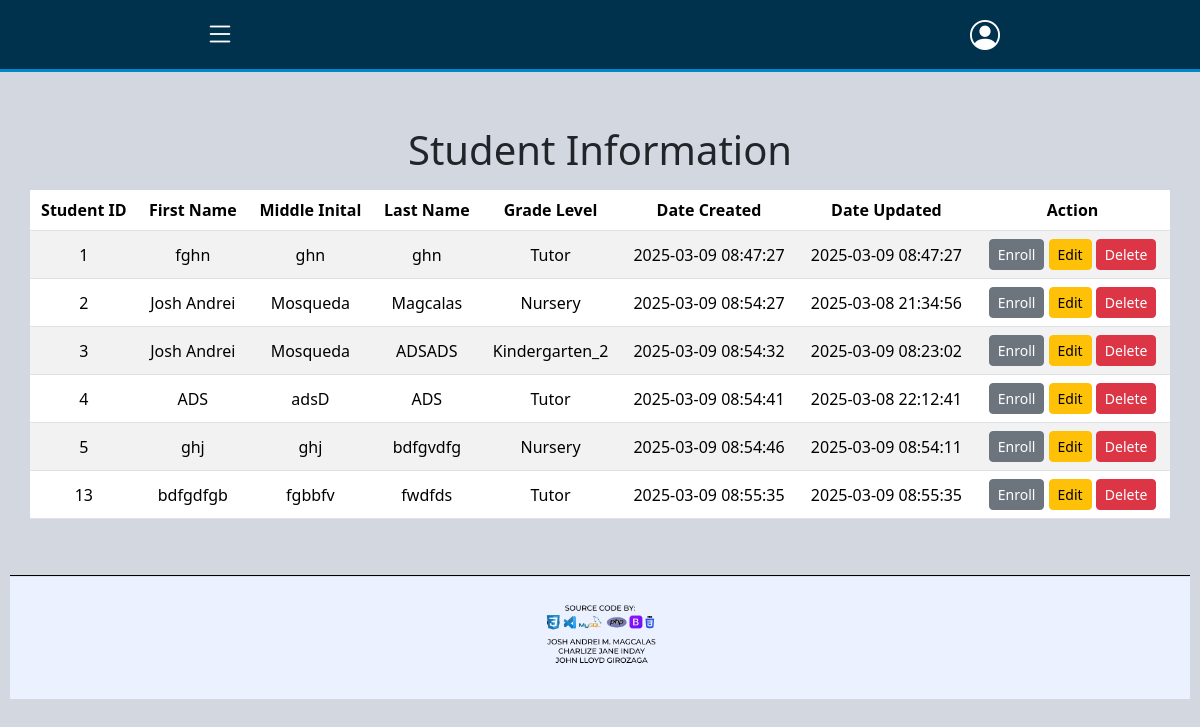
The app's page /website/student-information.php, older data.
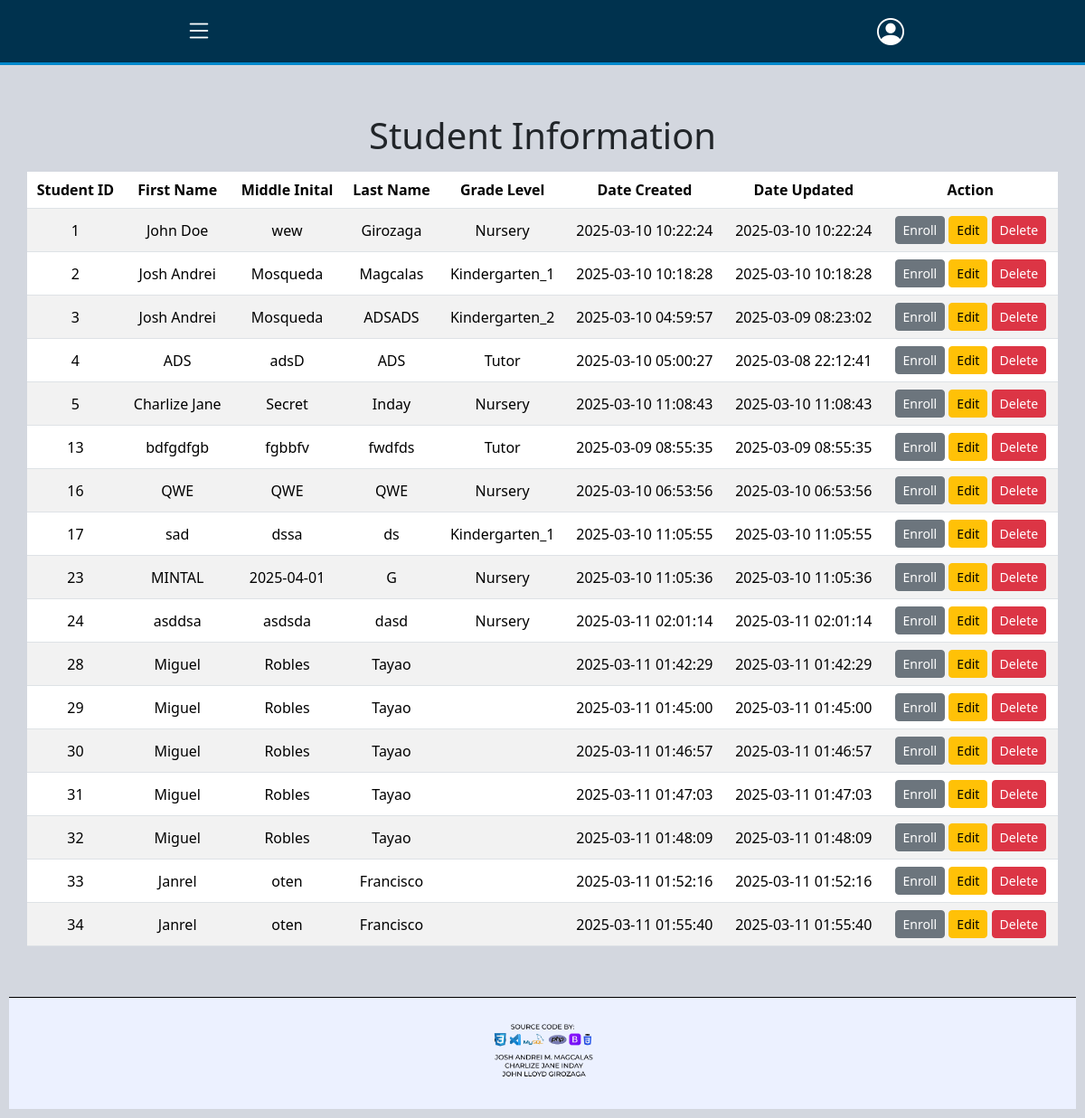
The same page, newer data.
### tables this page shows
CREATE TABLE `tbl_student_info` (
  `student_id` int(11) NOT NULL,
  `enroll_category` enum('Nursery','Kindergarten_1','Kindergarten_2','Tutor') DEFAULT NULL,
  `schoolyear` varchar(10) DEFAULT NULL,
  `last_name` varchar(50) NOT NULL,
  `first_name` varchar(100) NOT NULL,
  `middle_name` varchar(50) DEFAULT NULL,
  `address` text NOT NULL,
  `birthdate` date NOT NULL,
  `sex` enum('Male','Female') NOT NULL,
  `parent1` varchar(50) DEFAULT NULL,
  `parent1_contact` int(12) DEFAULT NULL,
  `parent2` varchar(50) DEFAULT NULL,
  `parent2_contact` int(12) DEFAULT NULL,
  `emergency_fullname` varchar(50) NOT NULL,
  `emergency_relationship` varchar(50) NOT NULL,
  `emergency_address` text NOT NULL,
  `emergency_contact_no` int(12) NOT NULL,
  `created_by` int(11) DEFAULT NULL,
  `date_created` timestamp NOT NULL DEFAULT current_timestamp() ON UPDATE current_timestamp(),
  `updated_by` int(11) DEFAULT NULL,
  `date_updated` timestamp NOT NULL DEFAULT current_timestamp(),
  `isactive` tinyint(1) NOT NULL
);

### website/student-information.php (the view, shortened to what this page needs)
<?php
include "../database/dbconnect.php";
try {
    $sql = "	SELECT
                    student_id,
                    first_name,
                    middle_name,
                    last_name,
                    enroll_category,
                    date_created,
                    date_updated
                FROM
                    tbl_student_info
                WHERE
                    isactive = 1;";
    $result = $conn->query($sql);
} catch (Exception $e) {
    echo "Error: " . $e->getMessage();
}
?>
<!DOCTYPE html>
<html lang="en">
<head>
    <link rel="stylesheet" href="/bootstrap/css/bootstrap.css">
    <link rel="stylesheet" href="/DataTables/datatables.min.css">
    <link href="https://cdn.jsdelivr.net/npm/bootstrap@5.3.2/dist/css/bootstrap.min.css" rel="stylesheet">
    <link href="https://cdn.jsdelivr.net/npm/bootstrap-icons/font/bootstrap-icons.css" rel="stylesheet">
    <link rel="stylesheet" href="https://cdnjs.cloudflare.com/ajax/libs/font-awesome/6.7.2/css/all.min.css">
    <link rel="stylesheet" href="../DataTables/datatables.css">
    <link rel="stylesheet" href="https://cdn.datatables.net/1.13.6/css/jquery.dataTables.min.css">
</head>
<body>
    <?php include"../Layouts/navbar.php"?>
    <div class="container mt-4">
        <h1 class="text-center">Student Information</h1>
            <table id="student-information" class="table table-striped mt-3">
                <thead>
                    <tr>
                        <th>Student ID</th>
                        <th>First Name</th>
                        <th>Middle Inital</th>
                        <th>Last Name</th>
                        <th>Grade Level</th>
                        <th>Date Created</th>
                        <th>Date Updated</th>
                        <th>Action</th>
                    </tr>
                </thead>
                <tbody>
                    <?php if(isset($result) && $result->num_rows > 0): ?>
                        <?php while($row = $result->fetch_assoc()): ?>
                        <tr>
                            <td> <?=$row['student_id']?> </td>
                            <td> <?=$row['first_name']?> </td>
                            <td> <?=$row['middle_name']?> </td>
                            <td> <?=$row['last_name']?> </td>
                            <td> <?=$row['enroll_category']?> </td>
                            <td> <?=$row['date_created']?> </td>
                            <td> <?=$row['date_updated']?> </td>
                            <td>
                                <a class="btn btn-secondary btn-sm edit-btn" href="add-enrollment-form.php?student_id=<?= htmlspecialchars($row['student_id']); ?>">
                                    Enroll
                                </a>
                                <a class="btn btn-warning btn-sm edit-btn" href="update-enrollment-form.php?student_id=<?= htmlspecialchars($row['student_id']); ?>">
                                    Edit
                                </a>
                                <form action="../database/db_delete_student.php" method="POST" onsubmit="return confirm('Are you sure you want to delete this student?');" class="d-inline">
                                    <button type="submit" class="btn btn-danger btn-sm" >Delete</button>
                                </form>
                            </td>
                        </tr>
                        <?php endwhile; ?>
                    <?php else: ?>
                        <tr>
                            <td colspan="7" class="text-center">No students available</td>
                        </tr>
                    <?php endif; ?>
                </tbody>
            </table>
    </div>
    <div class="footer">
        <img src="FOOTER.png" alt="Footer" class="footer-img">
    </div>
</body>
</html>

### Layouts/navbar.php (shortened to what this page needs)
<nav class="navbar navbar-custom d-flex align-items-center">
    <button class="navbar-toggler" type="button" data-bs-toggle="offcanvas" data-bs-target="#sidebar">
        <i class="bi bi-list menu-icon"></i>
    </button>
    <div class="ms-auto dropdown">
        <a class="profile-icon" href="#" id="profileDropdown" data-bs-toggle="dropdown">
            <i class="bi bi-person-circle"></i>
        </a>
    </div>
</nav>
<div class="navbar-border"></div>

### DataTables/datatables.css (style rules this page uses)
:root { --dt-row-selected: 13, 110, 253; --dt-row-selected-text: 255, 255, 255; --dt-row-selected-link: 9, 10, 11; --dt-row-stripe: 0, 0, 0; --dt-row-hover: 0, 0, 0; --dt-column-ordering: 0, 0, 0; --dt-html-background: white; }
:root { --dt-row-hover-alpha: 0.035; --dt-row-stripe-alpha: 0.023; --dt-column-ordering-alpha: 0.019; --dt-row-selected-stripe-alpha: 0.923; --dt-row-selected-column-ordering-alpha: 0.919; }

### Layouts/navbar.php (style rules this page uses)
body { background-color: #d3d7df; margin: 0; padding: 0; }
.navbar-custom { background-color: #00324e; padding: 12px 20px; }
.navbar-border { height: 3px; background-color: #0088cc; }
.menu-icon, .profile-icon { font-size: 30px; color: white; cursor: pointer; margin: 180px; }
.navbar-toggler { border: none; padding: 5px; }
.container { max-width: 1300px; margin: auto; padding: 30px; }
.footer { text-align: center; padding: 10px; color: white; position: relative; width: 100%; }
.footer-img { max-width: 100%; height: auto; }

### website/student-information.php (style rules this page uses)
#student-information th, #student-missing-information th { text-align: center; }
#student-information td, #student-missing-information td { text-align: center; vertical-align: middle; }

Row changes from the older to the newer data that the page shows:
changed tbl_student_info id 1: first_name "fghn" → "John Doe"; middle_name "ghn" → "wew"; last_name "ghn" → "Girozaga"; enroll_category "Tutor" → "Nursery"; date_created "2025-03-09 08:47:27" → "2025-03-10 10:22:24"; date_updated "2025-03-09 08:47:27" → "2025-03-10 10:22:24"
changed tbl_student_info "Magcalas": enroll_category "Nursery" → "Kindergarten_1"; date_created "2025-03-09 08:54:27" → "2025-03-10 10:18:28"; date_updated "2025-03-08 21:34:56" → "2025-03-10 10:18:28"
changed tbl_student_info "ADSADS": date_created "2025-03-09 08:54:32" → "2025-03-10 04:59:57"
changed tbl_student_info "ADS": date_created "2025-03-09 08:54:41" → "2025-03-10 05:00:27"
changed tbl_student_info id 5: first_name "ghj" → "Charlize Jane"; middle_name "ghj" → "Secret"; last_name "bdfgvdfg" → "Inday"; date_created "2025-03-09 08:54:46" → "2025-03-10 11:08:43"; date_updated "2025-03-09 08:54:11" → "2025-03-10 11:08:43"
added tbl_student_info: student_id "16", first_name "QWE", middle_name "QWE", last_name "QWE", enroll_category "Nursery", date_created "2025-03-10 06:53:56", date_updated "2025-03-10 06:53:56"
added tbl_student_info: student_id "17", first_name "sad", middle_name "dssa", last_name "ds", enroll_category "Kindergarten_1", date_created "2025-03-10 11:05:55", date_updated "2025-03-10 11:05:55"
added tbl_student_info: student_id "23", first_name "MINTAL", middle_name "2025-04-01", last_name "G", enroll_category "Nursery", date_created "2025-03-10 11:05:36", date_updated "2025-03-10 11:05:36"
added tbl_student_info: student_id "24", first_name "asddsa", middle_name "asdsda", last_name "dasd", enroll_category "Nursery", date_created "2025-03-11 02:01:14", date_updated "2025-03-11 02:01:14"
added tbl_student_info: student_id "28", first_name "Miguel", middle_name "Robles", last_name "Tayao", date_created "2025-03-11 01:42:29", date_updated "2025-03-11 01:42:29"
added tbl_student_info: student_id "29", first_name "Miguel", middle_name "Robles", last_name "Tayao", date_created "2025-03-11 01:45:00", date_updated "2025-03-11 01:45:00"
added tbl_student_info: student_id "30", first_name "Miguel", middle_name "Robles", last_name "Tayao", date_created "2025-03-11 01:46:57", date_updated "2025-03-11 01:46:57"
added tbl_student_info: student_id "31", first_name "Miguel", middle_name "Robles", last_name "Tayao", date_created "2025-03-11 01:47:03", date_updated "2025-03-11 01:47:03"
added tbl_student_info: student_id "32", first_name "Miguel", middle_name "Robles", last_name "Tayao", date_created "2025-03-11 01:48:09", date_updated "2025-03-11 01:48:09"
added tbl_student_info: student_id "33", first_name "Janrel", middle_name "oten", last_name "Francisco", date_created "2025-03-11 01:52:16", date_updated "2025-03-11 01:52:16"
added tbl_student_info: student_id "34", first_name "Janrel", middle_name "oten", last_name "Francisco", date_created "2025-03-11 01:55:40", date_updated "2025-03-11 01:55:40"
